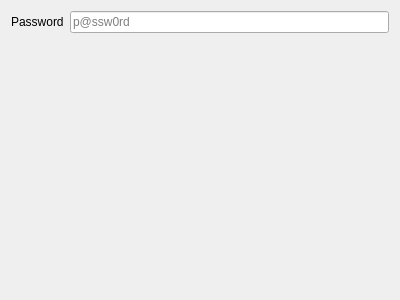
<?xml version="1.0" encoding="UTF-8"?>
<ui version="4.0">
 <class>PluginOutboundEditor</class>
 <widget class="QWidget" name="PluginOutboundEditor">
  <property name="geometry">
   <rect>
    <x>0</x>
    <y>0</y>
    <width>400</width>
    <height>300</height>
   </rect>
  </property>
  <property name="windowTitle">
   <string>Form</string>
  </property>
  <layout class="QFormLayout" name="formLayout">
   <item row="0" column="0">
    <widget class="QLabel" name="label">
     <property name="text">
      <string>Password</string>
     </property>
    </widget>
   </item>
   <item row="0" column="1">
    <widget class="QLineEdit" name="trojan_passwordTxt">
     <property name="placeholderText">
      <string notr="true">p@ssw0rd</string>
     </property>
    </widget>
   </item>
  </layout>
 </widget>
 <resources/>
 <connections/>
</ui>
